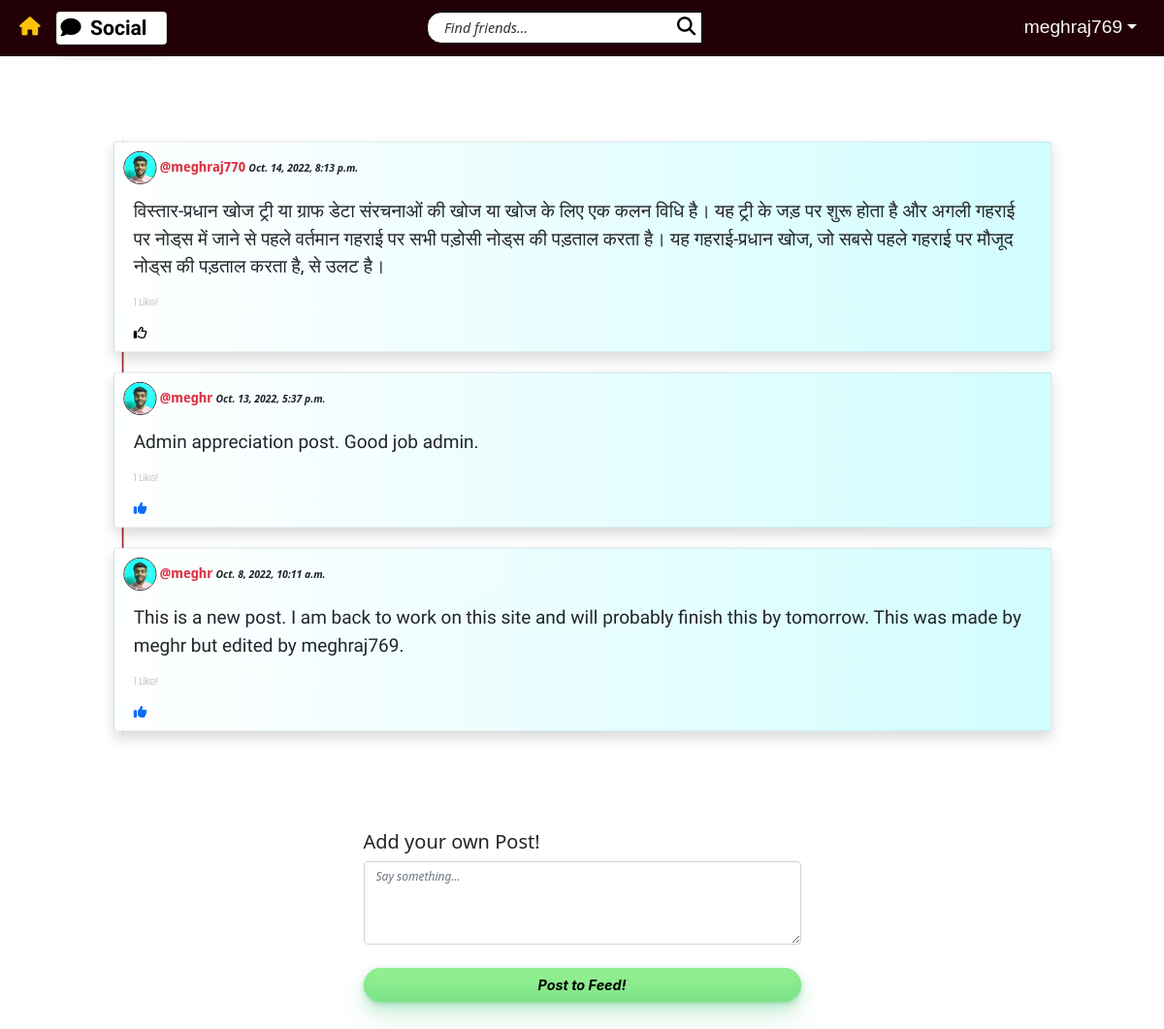
The page /social/ (signed in) on the database its author committed.
### main/models.py (models this page shows, shortened)
class Post(models.Model):
    body = models.TextField()
    created_on = models.DateTimeField(default=timezone.now)
    author = models.ForeignKey(User, on_delete=models.CASCADE)
    likers = models.ManyToManyField(User, blank=True, related_name='likers')
    does_like = models.BooleanField(default=False)
    likes = 0
    @property
    def returnlikes(self):
        likes = len(self.likers.all())
        if likes==0:
            return 'No Likes :('
        if likes==1:
            return '1 Like!'
        return str(likes)+' Likes!'

class UserProfile(models.Model):
    user = models.OneToOneField(User, primary_key = True, on_delete=models.CASCADE, verbose_name='user', related_name='profile')
    name = models.CharField(max_length=30, blank=True, null=True)
    bio = models.TextField(max_length=300, null=True, blank=True)
    birth_date = models.DateField(null=True)
    picture = models.ImageField(blank=True, null=True, default='uploads/profile_pictures/default.jpg', upload_to='uploads/profile_pictures')
    followers = models.ManyToManyField(User, blank=True, related_name='followers')

### main/views.py (the view, shortened to what this page needs)
# urls.py: path('', PostList.as_view(), name='post_list'),
class PostList(LoginRequiredMixin, View):
	def get(self, request, *args, **kwargs):
		logged_in_user_id = request.user.id
		posts = Post.objects.filter(
			author__profile__followers__in = [logged_in_user_id]
		).order_by('-created_on')
		form = PostForm()
		for post in posts:
			post.does_like = request.user in post.likers.all()
			post.likes = len(post.likers.all())
		context = {
			'post_list' : posts,
			'form' : form,
		}
		return render(request, 'main/post_list.html', context)

### main/forms.py
class PostForm(forms.ModelForm):
    body = forms.CharField(
        label='',
        widget=forms.Textarea(attrs={
            'rows': 3,
            'placeholder': 'Say something...',
        })
    )
    class Meta:
        model = Post
        fields = ['body']

### main/templates/main/post_list.html (shortened to what this page needs)
{% extends 'landing/base.html' %}
{% load crispy_forms_tags %}
{% block content %}
<div class="container">
    <div class="list-wrapper">
        {% for post in post_list %}
            <div class="card shadow mb-4 row pop-up">
                    <div class="author-time mb-3">
                        <a href="{% url 'profile' post.author.profile.pk %}" class="text-danger">
                        <img src="{{post.author.profile.picture.url}}" class="dp-mini">
                            @{{post.author}}
                        </a>
                        <span class="create-time">{{post.created_on}}</span>
                    </div>
                    <div class="position-relative">
                        <p class="post-body">{{ post.body }}</p>
                    </div>
                    <div>
                        <p class="user-name">{{post.returnlikes}}</p>
                        {% if post.does_like %}
                            <form action="{% url 'unlike' post.pk %}" method="POST">
                                <button class="like-btn"><i class="fa-solid fa-thumbs-up text-primary"></i></button>
                            </form>
                        {% else %}
                            <form action="{% url 'like' post.pk %}" method="POST">
                                <button class="like-btn"><i class="fa-regular fa-thumbs-up"></i></button>
                            </form>
                        {% endif %}
                    </div>
            </div>
            {% empty %}
            <div class="row card rounded">
                <div class="col-md-8 col-sm-12 mb-3 card shadow pop-up" style="width: 100%;">
                    <h5>No posts to show!</h5>
                </div>
            </div>
        {% endfor %}
    </div>
    <div class="row mt-5 justify-content-center">
        <div class="col-md-5 col-sm-12">
            <h5>Add your own Post!</h5>
        </div>
    </div>
    <div class="row mb-5 justify-content-center">
        <div class="col-md-5 col-sm-12">
            <form method="POST">
                {{ form | crispy }}
                <div class="d-grid gap-2 mt-4">
                    <button class="button-33" type="submit">Post to Feed!</button>
                </div>
            </form>
        </div>
    </div>
</div>
{% endblock %}

### landing/templates/landing/navbar.html (shortened to what this page needs)
<div class="poppins-font">
    <nav class="navbar fixed-top navbar-expand-lg navbar-style py-1">
        <div class="container-fluid ">
            <a href="{% url 'index' %}"><i class="text-warning ms-2 me-3 fa-solid fa-house"></i></a>
            <a class="navbar"
            {% if user.is_authenticated %}
            href="{% url 'post_list' %}"
            {% else %}
            href="{% url 'index' %}"
            {% endif %}
            ><div class="rounded card shadow brand"><i class="fas fa-comment px-1 "></i> Social</div></a>
            <div class="collapse navbar-collapse" id="navbarSupportedContent">
                <form class="d-flex mx-auto me-5" method="GET" action="{% url 'search' %}">
                    <div class="input-group">
                        <input name="query" value="{{ request.GET.query }}" type="text" class="search-input" placeholder="    Find friends..." aria-label="Username" aria-describedby="basic-addon1">
                        <button type="submit"><i class="fa-sharp fa-solid fa-magnifying-glass"></i></button>
                    </div>
                </form>
                {% if user.is_authenticated %}
                    <div class="nav-item dropdown">
                        <a class="nav-link dropdown-toggle text-light text-sm" data-bs-toggle="dropdown" role="button" aria-expanded="false">{{request.user}}</a>
                    </div>
                {% endif %}
            </div>
        </div>
    </nav>
</div>

### static/landing/css/styles.css (style rules this page uses)
body { overscroll-behavior-y: none; }
html { scroll-behavior: smooth; overflow-x: hidden; }
::placeholder { color: black; font-style: italic; font-size: 75%; opacity: 80%; font-family: 'Segoe UI', Tahoma, Geneva, Verdana, sans-serif; }
a, a:hover, a:focus, a:active { text-decoration: none; color: black; }
.author-time { padding: 0; font-size: 100%; font-weight: bolder; }
button { border: 1px solid black; border-left: none; background-color: white; }
.brand { font-weight: bold; font-family: 'Dancing Script', cursive; background-color: white; font-size: 110%; color: black; padding-right: 20px; display: inline; }
.create-time { font-style: italic; font-weight: light; font-size: 0.8em; }
.dp-mini { border-radius: 100%; border: 1px solid black; filter: brightness(1.2); height: 40px; width: 40px; object-fit: contain; }
.list-wrapper { transform: scale(0.85); border-left: 2px solid brown; margin-top: 5%; font-family: 'Noto Sans Display', sans-serif; padding: 0; }
.like-btn { padding: 0; border: none; background: none; }
.navbar-style { background-color: #230007; }
.poppins-font { font-family: 'Source Sans Pro', sans-serif; font-size: 120%; }
.pop-up { padding: 1%; background: #70e1f5; background: -webkit-linear-gradient(to right, white, #D2FDFF); background: linear-gradient(to right, white, #D2FDFF); }
.post-body { font-family: 'Ubuntu', 'Poppins'; font-size: 1.4em; }
.search-input { border: 1px solid black; border-radius: 15px; }
.user-name { font-family: 'poppins'; font-size: 80%; font-weight: 100; }
.button-33 { background-color: lightgreen; border: 2px solid black; border-radius: 100px; box-shadow: rgba(44, 187, 99, .2) 0 -25px 18px -14px inset,rgba(44, 187, 99, .15) 0 1px 2px,rgba(44, 187, 99, .15) 0 2px 4px,rgba(44, 187, 99, .15) 0 4px 8px,rgba(44, 187, 99, .15) 0 8px 16px,rgba(44, 187, 99, .15) 0 16px 32px; color: black; font-weight: bold; cursor: pointer; display: inline-block; font-family: CerebriSans-Regular,-apple-system,system-ui,Roboto,sans-serif; font-style: italic; padding: 7px 20px; text-align: center; text-decoration: none; transition: all 250ms; border: 0; font-size: 0.9em; user-select: none; -webkit-user-select: none; touch-action: manipulation; }

### rows shown on the page
Post: author.profile.picture (picture), author "meghraj770", created_on "Oct. 14, 2022, 8:13 p.m.", body "विस्तार-प्रधान खोज ट्री या ग्राफ डेटा संरचनाओं की खोज या खोज के लिए एक कलन विधि है। यह ट्री के जड़ पर शुरू होता है और अगली गहराई पर नोड्स में जाने से पहले वर्तमान गहराई पर सभी पड़ोसी नोड्स की पड़ताल करता है। यह गहराई-प्रधान खोज, जो सबसे पहले गहराई पर मौजूद नोड्स की पड़ताल करता है, से उलट है।", returnlikes "1 Like!", does_like False (drawn)
Post: author.profile.picture (picture), author "meghr", created_on "Oct. 13, 2022, 5:37 p.m.", body "Admin appreciation post. Good job admin.", returnlikes "1 Like!", does_like False (drawn)
Post: author.profile.picture (picture), author "meghr", created_on "Oct. 8, 2022, 10:11 a.m.", body "This is a new post. I am back to work on this site and will probably finish this by tomorrow. This was made by meghr but edited by meghraj769.", returnlikes "1 Like!", does_like False (drawn)

### other values the page prints
{{ request.user }} "meghraj769"
